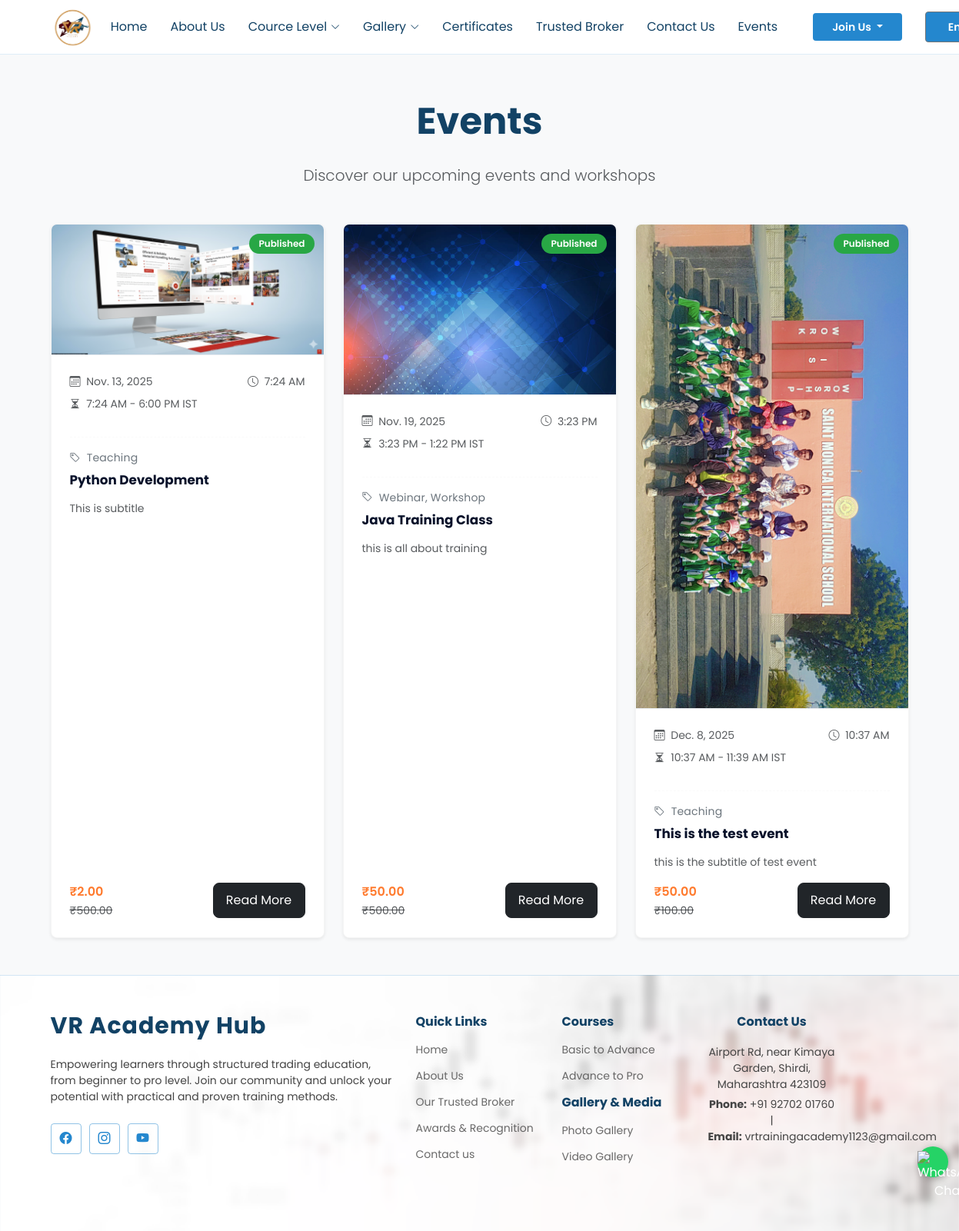
/en/events/, run on an earlier commit of the app's database.
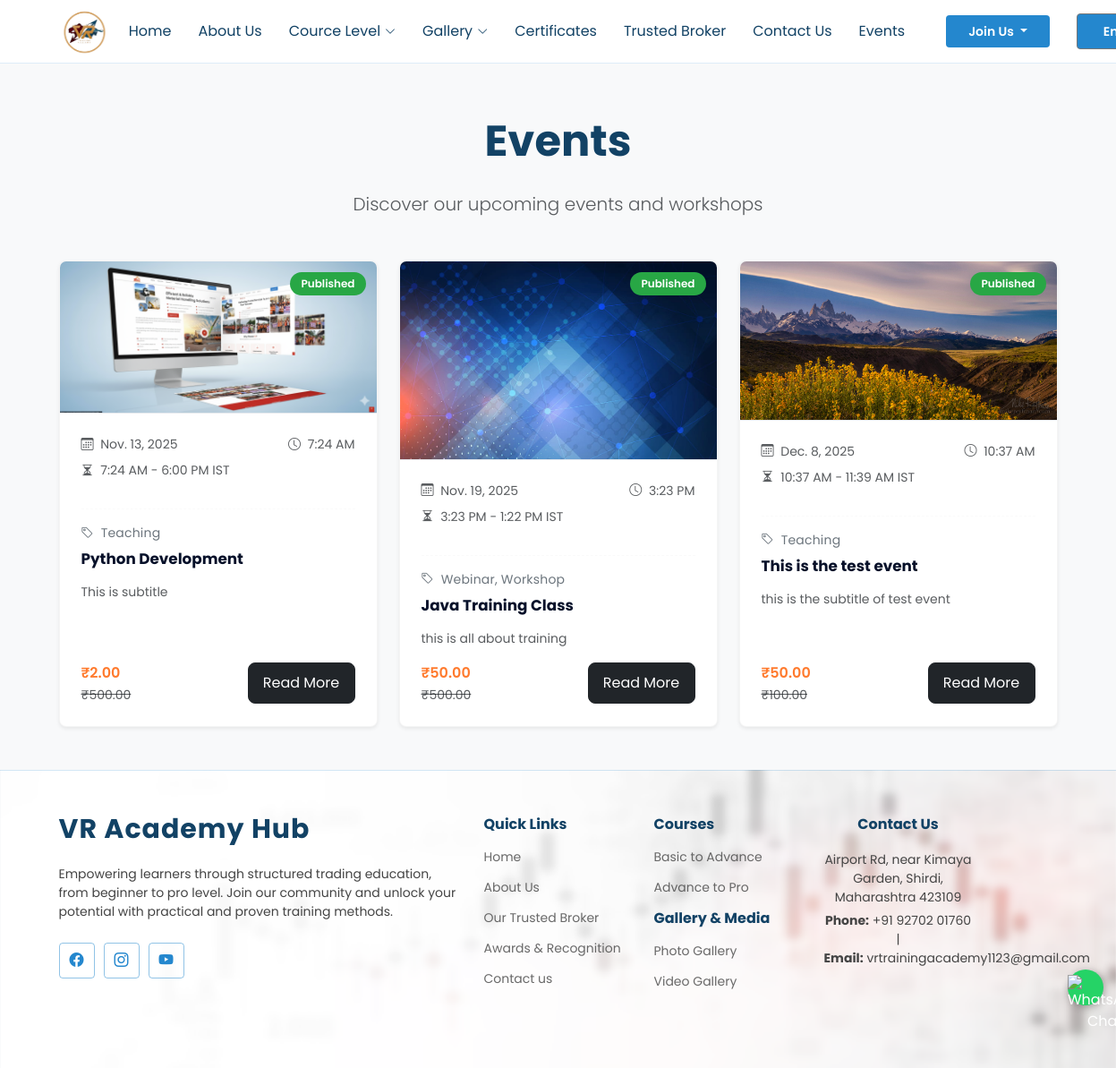
And on a later commit of the database.
### AdminApp/models.py (models this page shows, shortened)
class Event(models.Model):
    EVENT_STATUS = [
        ('draft', 'Draft'),
        ('published', 'Published'),
        ('cancelled', 'Cancelled'),
        ('completed', 'Completed'),
    ]
    thumbnail = models.ImageField(
        upload_to="event_thumbnails/",
        blank=True,
        null=True,
        help_text="Upload event thumbnail image (Recommended size: 800x600 pixels)"
    )
    title = models.CharField(
        max_length=200,
        help_text="Enter the main title of the event"
    )
    subtitle = models.CharField(
        max_length=300,
        blank=True,
        null=True,
        help_text="Add an optional subtitle for the event"
    )
    description = models.TextField(
        blank=True,
        null=True,
        help_text="Write a detailed description of the event"
    )
    category = models.CharField(
        max_length=100,
        blank=True,
        null=True,
        help_text="Specify the category or type of event (e.g., Webinar, Workshop)"
    )
    tags = models.JSONField(
        default=list,
        blank=True,
        null=True,
        help_text="List of keywords related to the event (e.g., ['Technology', 'Education'])"
    )
    event_date = models.DateField(
        help_text="Select the event date"
    )
    event_start_time = models.TimeField(
        help_text="Enter the start time of the event"
    )
    event_end_time = models.TimeField(
        help_text="Enter the end time of the event"
    )
    timezone = models.CharField(
        max_length=50,
        default='IST',
        help_text="Specify the event timezone"
    )
    meeting_link = models.URLField(
        blank=True,
        null=True,
        help_text="Add meeting link if applicable (e.g., Zoom or Google Meet URL)"
    )
    meeting_id = models.CharField(
        max_length=100,
        blank=True,
        null=True,
        help_text="Enter meeting ID if required"
    )
    meeting_password = models.CharField(
        max_length=100,
        blank=True,
        null=True,
        help_text="Enter meeting password if required"
    )
    is_free = models.BooleanField(
        default=False,
        help_text="Check if the event is free to attend"
    )
    registration_strickthrough_fee = models.DecimalField(
        max_digits=10,
        decimal_places=2,
        blank=True,
        null=True,
        help_text="Enter original registration fee (for strikethrough display)"
    )
    registration_offer_fee = models.DecimalField(
        max_digits=10,
        decimal_places=2,
        default=0.00,
        help_text="Enter discounted or current registration fee"
    )
    status = models.CharField(
        max_length=20,
        choices=EVENT_STATUS,
        default='draft',
        help_text="Select current event status"
    )
    created_at = models.DateTimeField(
        auto_now_add=True,
        help_text="Automatically set when event is created"
    )
    updated_at = models.DateTimeField(
        auto_now=True,
        help_text="Automatically updates when event is modified"
    )
    published_at = models.DateTimeField(
        blank=True,
        null=True,
        help_text="Date and time when event was published"
    )

### WebApp/views.py (the view)
# urls.py: path('events/', event_list, name='event_list'),
def event_list(request):
    events = Event.objects.all().order_by('event_date')
    context = {
        'events': events
    }
    return render(request, 'event_list.html', context)

### WebApp/templates/event_list.html (shortened to what this page needs)
{% extends "website_base.html" %}
{% load static %}
{% block content %}
<main class="py-5 bg-light">
  <div class="container">
    <div class="text-center mb-5">
      <h1 class="display-5 fw-bold text-gray-900 mb-3">Events</h1>
      <p class="lead text-muted max-w-2xl mx-auto">
        Discover our upcoming events and workshops
      </p>
    </div>
    <div class="row g-4">
      {% for event in events %}
      <div class="col-12 col-md-6 col-lg-4 col-xl-4">
        <article class="event-card h-100 bg-white rounded-3 shadow-sm">
          <div class="card-media position-relative">
            {% if event.thumbnail %}
              <img src="{{ event.thumbnail.url }}" alt="{{ event.title }}" class="img-fluid w-100" loading="lazy">
            {% else %}
              <img src="{% static 'website/img/cource-thumbnail.png' %}" alt="Default thumbnail" class="img-fluid w-100" loading="lazy">
            {% endif %}
            <div class="status-badge status-{{ event.status }}">
              {{ event.status|title }}
            </div>
          </div>
          <div class="card-body">
            <div class="meta mb-3">
              <div class="d-flex align-items-center mb-2">
                <div class="me-3 text-muted small">
                  <i class="bi bi-calendar3 me-1"></i> {{ event.event_date }}
                </div>
                <div class="text-muted small ms-auto">
                  <i class="bi bi-clock me-1"></i> {{ event.event_start_time|time:"g:i A" }}
                </div>
              </div>
              <div class="text-muted small">
                <i class="bi bi-hourglass-split me-1"></i>
                {{ event.event_start_time|time:"g:i A" }} - {{ event.event_end_time|time:"g:i A" }} {{ event.timezone }}
              </div>
            </div>
            <hr class="my-3 dotted">
            {% if event.category %}
            <div class="category small mb-2">
              <i class="bi bi-tag me-1"></i> {{ event.category }}
            </div>
            {% endif %}
            <h5 class="card-title mb-3">{{ event.title }}</h5>
            {% if event.subtitle %}
            <p class="text-muted small mb-3">{{ event.subtitle|truncatewords:10 }}</p>
            {% endif %}
            <div class="d-flex align-items-center justify-content-between mt-auto">
              <div class="price">
                {% if event.is_free %}
                  <div class="free text-orange fw-semibold">FREE</div>
                {% else %}
                  <div class="free text-orange fw-semibold">₹{{ event.registration_offer_fee }}</div>
                  {% if event.registration_strickthrough_fee %}
                    <div class="original text-muted small"><s>₹{{ event.registration_strickthrough_fee }}</s></div>
                  {% endif %}
                {% endif %}
              </div>
              <a href="{% url 'event_detail'  event.id %}" class="btn btn-dark register-btn" data-title="{{ event.title }}">
                Read More
              </a>
            </div>
          </div>
        </article>
      </div>
      {% endfor %}
    </div>
  </div>
</main>
{% endblock content %}

What changed in the data, as far as the page shows it:
changed Event "This is the test event": thumbnail: a different picture
